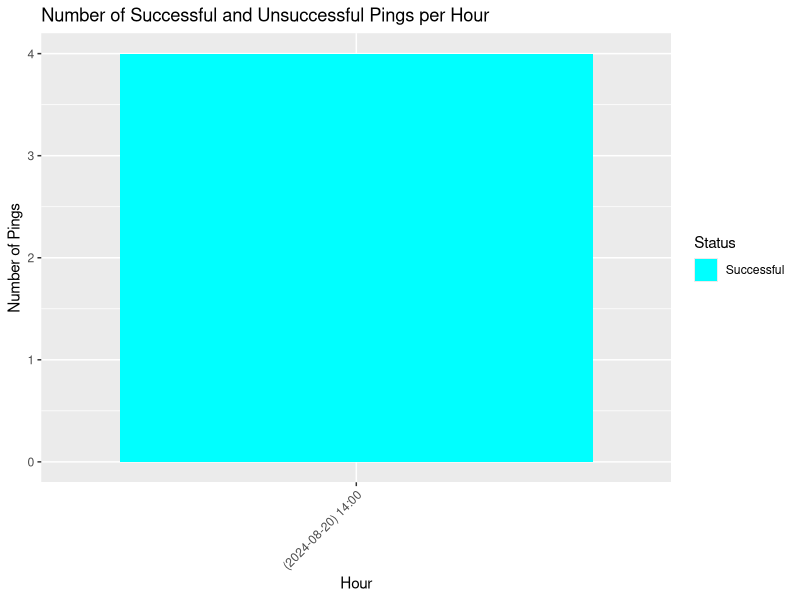
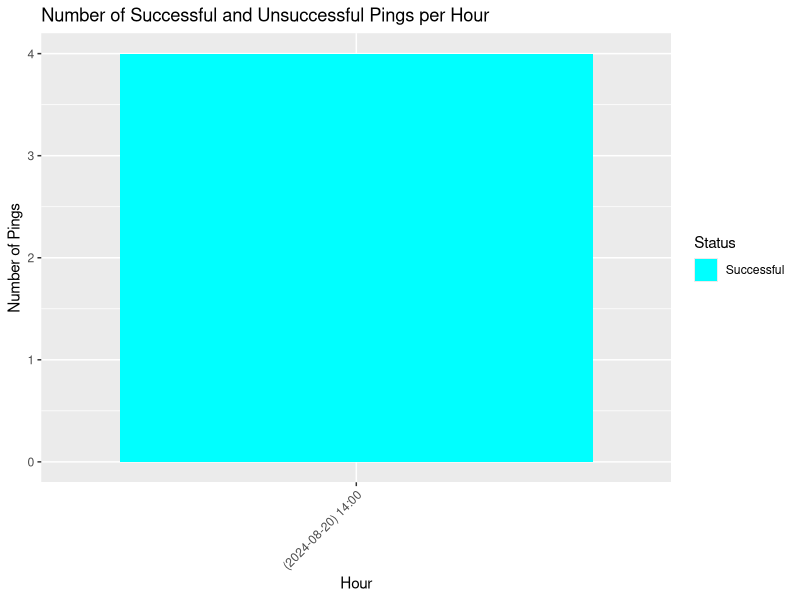

Here is the R script that generated these plots, in order:
library(dplyr)
library(ggplot2)
data <- read.csv("ping_log.csv")
data$Timestamp <- as.POSIXct(data$Timestamp, format="%Y-%m-%d %H:%M:%S")
data$hour <- format(data$Timestamp, "(%Y-%m-%d) %H:00")
data$Status[is.na(data$PingTime)] <- "Unsuccessful"
summary_data <- data %>%
  group_by(hour, Status) %>%
  summarise(count = n())

summary_data <- summary_data |> filter(hour != "(2024-08-17) 17:00")

ggplot(summary_data, aes(x=hour, y=count, fill=Status)) +
  geom_bar(stat="identity", position="dodge") +
  labs(title="Number of Successful and Unsuccessful Pings per Hour",
       x="Hour",
       y="Number of Pings") +
  scale_fill_manual(values = c("Successful" = "cyan", "Unsuccessful" = "brown1")) + # Reverse colors here
  theme(axis.text.x = element_text(angle = 45, hjust = 1))

ggsave("ping_plot.png", width = 10, height = 6, dpi = 300)